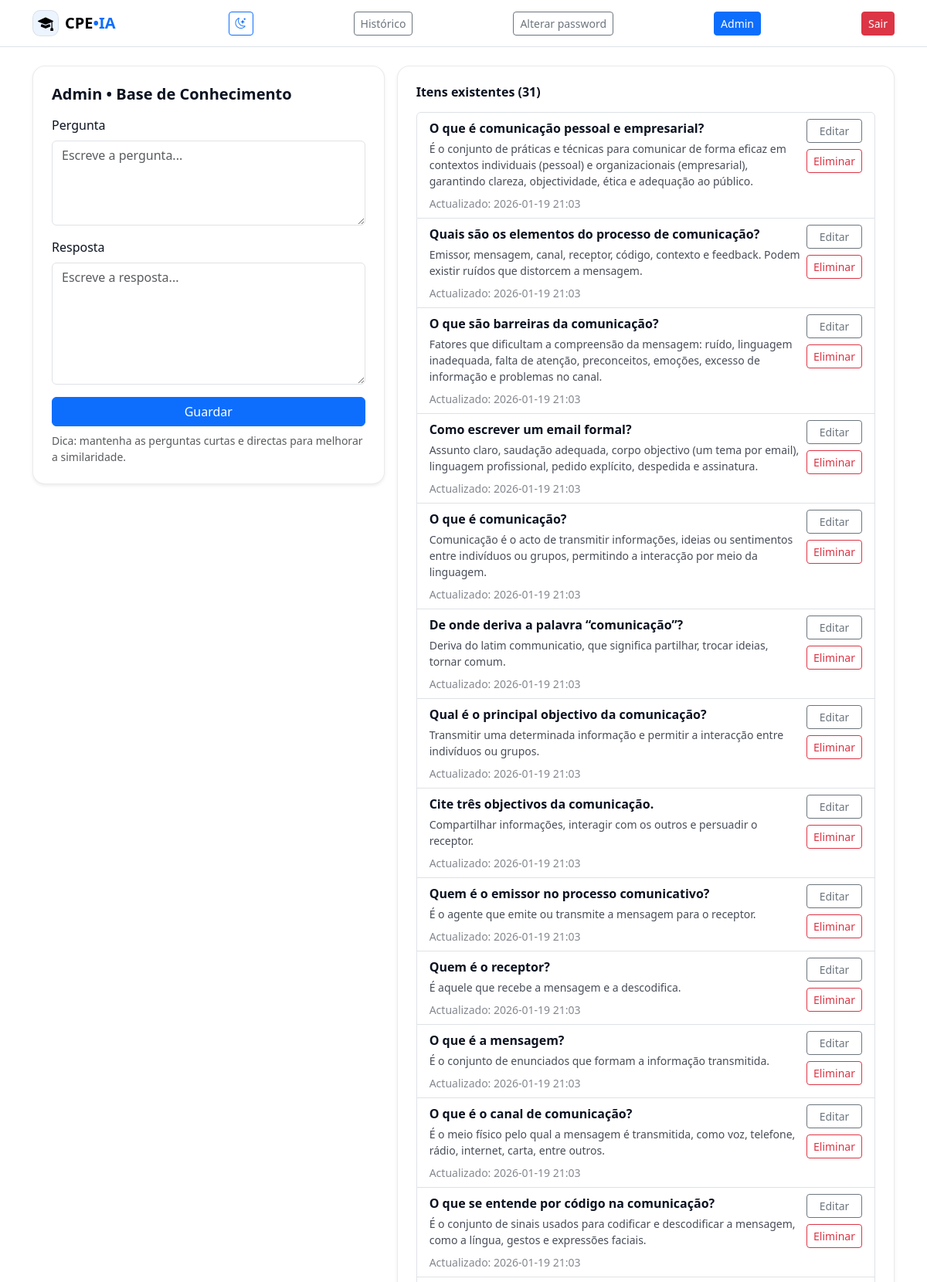
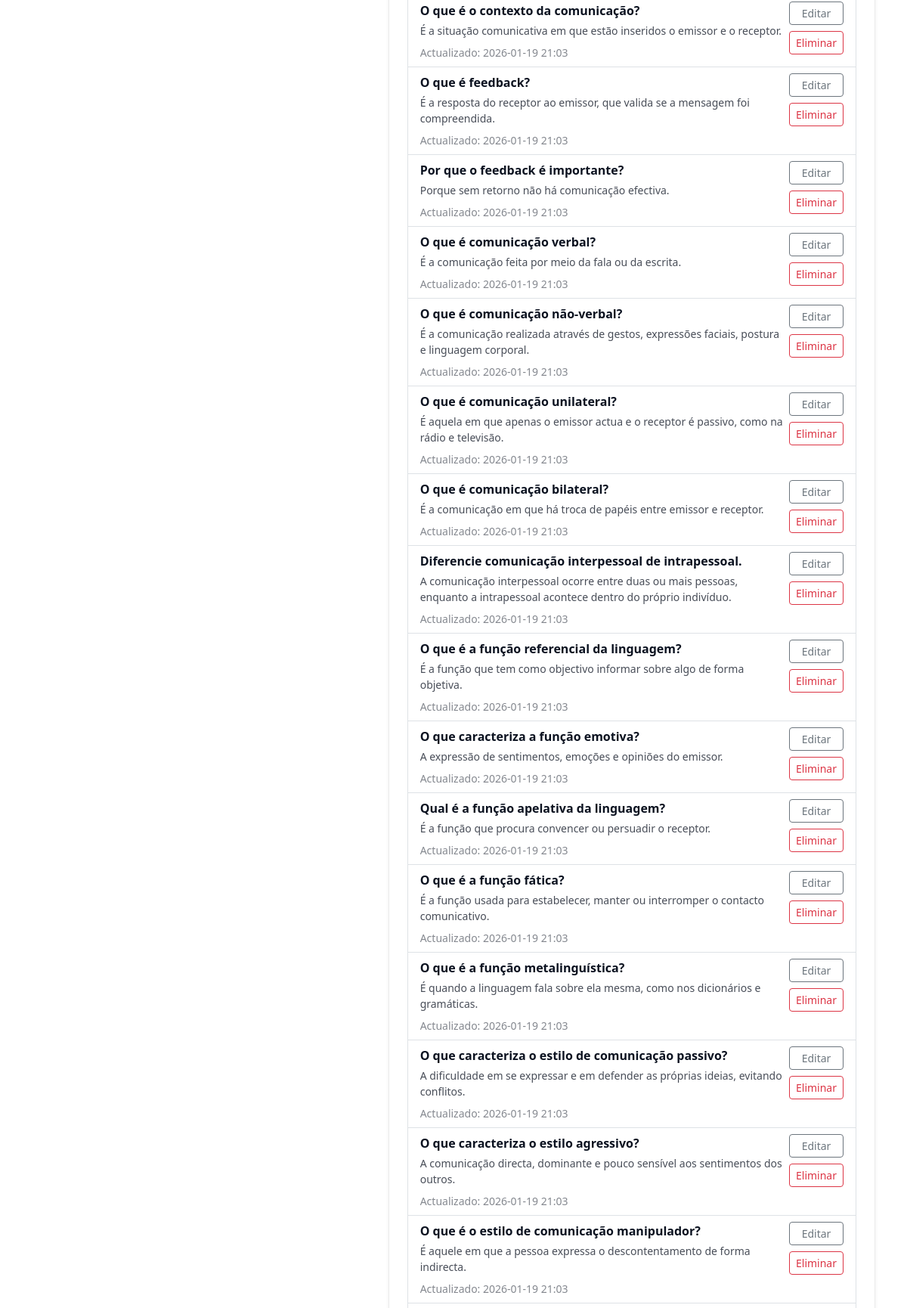
Page /admin/qa (signed in, upper part) on the committed database (2 pictures, top to bottom).
### models.py (models this page shows)
class QAItem(db.Model):
    __tablename__ = "qa_items"
    id = db.Column(db.Integer, primary_key=True)
    question = db.Column(db.Text, nullable=False)
    answer = db.Column(db.Text, nullable=False)
    created_at = db.Column(db.DateTime, default=datetime.utcnow, nullable=False)
    updated_at = db.Column(db.DateTime, default=datetime.utcnow, onupdate=datetime.utcnow, nullable=False)

### app.py (the view)
    @app.route("/admin/qa", methods=["GET", "POST"])
    @login_required
    def admin_qa():
        if not admin_required():
            return redirect(url_for("index"))
        form = QAForm()
        if form.validate_on_submit():
            qa = QAItem(question=form.question.data.strip(), answer=form.answer.data.strip())
            db.session.add(qa)
            db.session.commit()
            flash("Pergunta/Resposta adicionada.", "success")
            return redirect(url_for("admin_qa"))
        items = QAItem.query.order_by(QAItem.updated_at.desc()).all()
        return render_template("admin_qa.html", form=form, items=items)

### forms.py
class QAForm(FlaskForm):
    qa_id = HiddenField()  # usado para edição (opcional)
    question = TextAreaField("Pergunta", validators=[DataRequired(), Length(min=3)])
    answer = TextAreaField("Resposta", validators=[DataRequired(), Length(min=3)])
    submit = SubmitField("Guardar")

### templates/admin_qa.html (shortened to what this page needs)
{% extends "base.html" %}
{% block content %}
<div class="row g-3">
  <div class="col-lg-5">
    <div class="card shadow-sm app-card">
      <div class="card-body p-4">
        <h1 class="h5 fw-bold mb-3">Admin • Base de Conhecimento</h1>
        <form method="post">
          <div class="mb-3">
            <label class="form-label">{{ form.question.label }}</label>
            {{ form.question(class="form-control", rows="4", placeholder="Escreve a pergunta...") }}
          </div>
          <div class="mb-3">
            <label class="form-label">{{ form.answer.label }}</label>
            {{ form.answer(class="form-control", rows="6", placeholder="Escreve a resposta...") }}
          </div>
          {{ form.submit(class="btn btn-primary w-100") }}
          <div class="form-text mt-2">
            Dica: mantenha as perguntas curtas e directas para melhorar a similaridade.
          </div>
        </form>
      </div>
    </div>
  </div>
  <div class="col-lg-7">
    <div class="card shadow-sm app-card">
      <div class="card-body p-4">
        <h2 class="h6 fw-bold mb-3">Itens existentes ({{ items|length }})</h2>
        {% if items|length == 0 %}
          <div class="alert alert-warning mb-0">Ainda não há itens.</div>
        {% else %}
          <div class="list-group">
            {% for it in items %}
              <div class="list-group-item">
                <div class="d-flex justify-content-between gap-2">
                  <div>
                    <div class="fw-semibold">{{ it.question }}</div>
                    <div class="small opacity-75 mt-1">{{ it.answer }}</div>
                    <div class="small opacity-50 mt-2">
                      Actualizado: {{ it.updated_at.strftime("%Y-%m-%d %H:%M") }}
                    </div>
                  </div>
                  <div class="d-flex flex-column gap-2">
                    <a class="btn btn-sm btn-outline-secondary"
                       href="{{ url_for('admin_qa_edit', qa_id=it.id) }}">
                      Editar
                    </a>
                    <form method="post" action="{{ url_for('admin_qa_delete', qa_id=it.id) }}"
                          onsubmit="return confirm('Eliminar este item?');">
                      <button class="btn btn-sm btn-outline-danger w-100" type="submit">Eliminar</button>
                    </form>
                  </div>
                </div>
              </div>
            {% endfor %}
          </div>
        {% endif %}
      </div>
    </div>
  </div>
</div>
{% endblock %}

### static/app.css (style rules this page uses)
:root { --bg: #ffffff; --fg: #0b1220; --card: #ffffff; --border: rgba(0,0,0,0.08); --primary: #0d6efd; --bs-body-bg: var(--bg); --bs-body-color: var(--fg); --bs-card-bg: var(--card); }
.app-body { background: var(--bg); color: var(--fg); }
.app-card { background: var(--card); border: 1px solid var(--border); border-radius: 16px; }
.btn-primary { background: var(--primary); border-color: var(--primary); }

### rows in the picture
QAItem: question "O que é comunicação pessoal e empresarial?", answer "É o conjunto de práticas e técnicas para comunicar de forma eficaz em contextos individuais (pessoal) e organizacionais (empresarial), garantindo clareza, objectividade, ética e adequação ao público.", updated_at "2026-01-19 21:03"
QAItem: question "Quais são os elementos do processo de comunicação?", answer "Emissor, mensagem, canal, receptor, código, contexto e feedback. Podem existir ruídos que distorcem a mensagem.", updated_at "2026-01-19 21:03"
QAItem: question "O que são barreiras da comunicação?", answer "Fatores que dificultam a compreensão da mensagem: ruído, linguagem inadequada, falta de atenção, preconceitos, emoções, excesso de informação e problemas no canal.", updated_at "2026-01-19 21:03"
QAItem: question "Como escrever um email formal?", answer "Assunto claro, saudação adequada, corpo objectivo (um tema por email), linguagem profissional, pedido explícito, despedida e assinatura.", updated_at "2026-01-19 21:03"
QAItem: question "O que é comunicação?", answer "Comunicação é o acto de transmitir informações, ideias ou sentimentos entre indivíduos ou grupos, permitindo a interacção por meio da linguagem.", updated_at "2026-01-19 21:03"
QAItem: question "De onde deriva a palavra “comunicação”?", answer "Deriva do latim communicatio, que significa partilhar, trocar ideias, tornar comum.", updated_at "2026-01-19 21:03"
QAItem: question "Qual é o principal objectivo da comunicação?", answer "Transmitir uma determinada informação e permitir a interacção entre indivíduos ou grupos.", updated_at "2026-01-19 21:03"
QAItem: question "Cite três objectivos da comunicação.", answer "Compartilhar informações, interagir com os outros e persuadir o receptor.", updated_at "2026-01-19 21:03"
QAItem: question "Quem é o emissor no processo comunicativo?", answer "É o agente que emite ou transmite a mensagem para o receptor.", updated_at "2026-01-19 21:03"
QAItem: question "Quem é o receptor?", answer "É aquele que recebe a mensagem e a descodifica.", updated_at "2026-01-19 21:03"
QAItem: question "O que é a mensagem?", answer "É o conjunto de enunciados que formam a informação transmitida.", updated_at "2026-01-19 21:03"
QAItem: question "O que é o canal de comunicação?", answer "É o meio físico pelo qual a mensagem é transmitida, como voz, telefone, rádio, internet, carta, entre outros.", updated_at "2026-01-19 21:03"
QAItem: question "O que se entende por código na comunicação?", answer "É o conjunto de sinais usados para codificar e descodificar a mensagem, como a língua, gestos e expressões faciais.", updated_at "2026-01-19 21:03"
QAItem: question "O que é o contexto da comunicação?", answer "É a situação comunicativa em que estão inseridos o emissor e o receptor.", updated_at "2026-01-19 21:03"
QAItem: question "O que é feedback?", answer "É a resposta do receptor ao emissor, que valida se a mensagem foi compreendida.", updated_at "2026-01-19 21:03"
QAItem: question "Por que o feedback é importante?", answer "Porque sem retorno não há comunicação efectiva.", updated_at "2026-01-19 21:03"
QAItem: question "O que é comunicação verbal?", answer "É a comunicação feita por meio da fala ou da escrita.", updated_at "2026-01-19 21:03"
QAItem: question "O que é comunicação não-verbal?", answer "É a comunicação realizada através de gestos, expressões faciais, postura e linguagem corporal.", updated_at "2026-01-19 21:03"
QAItem: question "O que é comunicação unilateral?", answer "É aquela em que apenas o emissor actua e o receptor é passivo, como na rádio e televisão.", updated_at "2026-01-19 21:03"
QAItem: question "O que é comunicação bilateral?", answer "É a comunicação em que há troca de papéis entre emissor e receptor.", updated_at "2026-01-19 21:03"
QAItem: question "Diferencie comunicação interpessoal de intrapessoal.", answer "A comunicação interpessoal ocorre entre duas ou mais pessoas, enquanto a intrapessoal acontece dentro do próprio indivíduo.", updated_at "2026-01-19 21:03"
QAItem: question "O que é a função referencial da linguagem?", answer "É a função que tem como objectivo informar sobre algo de forma objetiva.", updated_at "2026-01-19 21:03"
QAItem: question "O que caracteriza a função emotiva?", answer "A expressão de sentimentos, emoções e opiniões do emissor.", updated_at "2026-01-19 21:03"
QAItem: question "Qual é a função apelativa da linguagem?", answer "É a função que procura convencer ou persuadir o receptor.", updated_at "2026-01-19 21:03"
QAItem: question "O que é a função fática?", answer "É a função usada para estabelecer, manter ou interromper o contacto comunicativo.", updated_at "2026-01-19 21:03"
QAItem: question "O que é a função metalinguística?", answer "É quando a linguagem fala sobre ela mesma, como nos dicionários e gramáticas.", updated_at "2026-01-19 21:03"
QAItem: question "O que caracteriza o estilo de comunicação passivo?", answer "A dificuldade em se expressar e em defender as próprias ideias, evitando conflitos.", updated_at "2026-01-19 21:03"
QAItem: question "O que caracteriza o estilo agressivo?", answer "A comunicação directa, dominante e pouco sensível aos sentimentos dos outros.", updated_at "2026-01-19 21:03"
QAItem: question "O que é o estilo de comunicação manipulador?", answer "É aquele em que a pessoa expressa o descontentamento de forma indirecta.", updated_at "2026-01-19 21:03"

### other values in the picture
{{ items|length }} "31"
